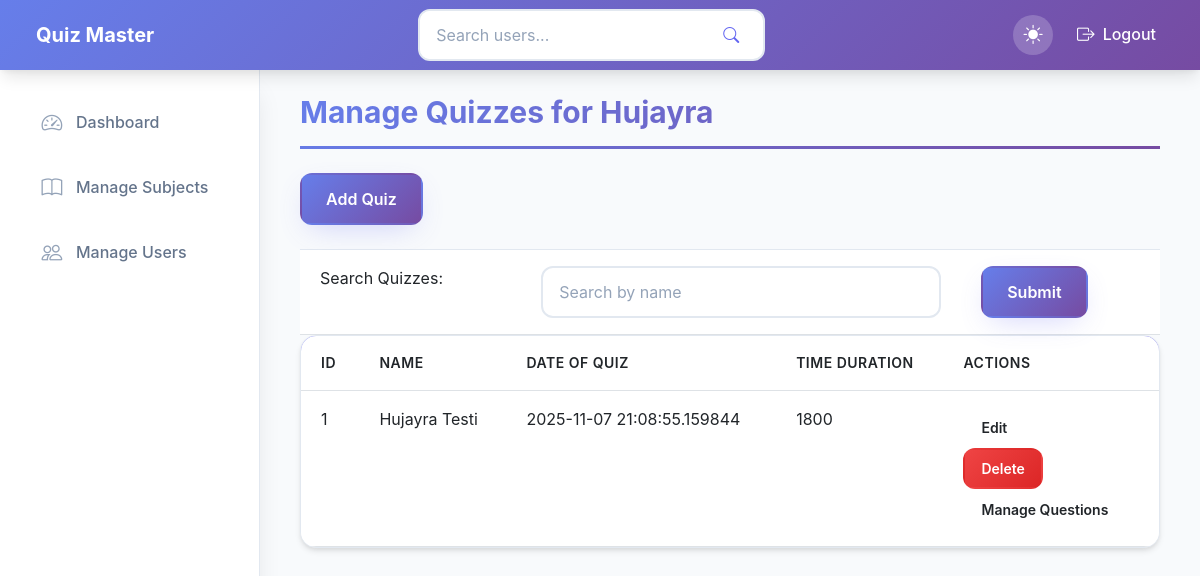
The page /admin/chapter/1/quizzes (signed in) on the database its author committed.
### app/models/chapter.py (models this page shows)
class Chapter(db.Model):
    id = db.Column(db.Integer, primary_key=True)
    name = db.Column(db.String(100), nullable=False)
    description = db.Column(db.Text)
    subject_id = db.Column(db.Integer, db.ForeignKey('subject.id'), nullable=False)
    quizzes = db.relationship('Quiz', backref='chapter', lazy=True)

### app/models/quiz.py (models this page shows)
class Quiz(db.Model):
    id = db.Column(db.Integer, primary_key=True)
    name = db.Column(db.String(100), nullable=False)
    date_of_quiz = db.Column(db.DateTime)
    time_duration = db.Column(db.Integer, default=0)
    chapter_id = db.Column(db.Integer, db.ForeignKey('chapter.id'), nullable=False)
    questions = db.relationship('Question', backref='quiz', lazy=True)
    scores = db.relationship('Score', backref='quiz', lazy=True)

### app/controllers/admin_controller.py (the view, shortened to what this page needs)
@admin_bp.route("/chapter/<int:chapter_id>/quizzes", methods=['GET', 'POST'])
@admin_login_required
def manage_quizzes(chapter_id):
    chapter = Chapter.query.get_or_404(chapter_id)
    if chapter:
        quizzes = chapter.quizzes
        query = request.form.get('query', '')
    else:
        quizzes = []
    return render_template("admin/quiz/manage_quizzes.html",
                           query=query,
                           chapter=chapter,
                           quizzes=quizzes)

### app/controllers/admin_controller.py (called while the page is built)
def admin_login_required(func):
    @wraps(func)
    def decorated_view(*args, **kwargs):
        if not current_user.is_authenticated:
            return login_required(func)(*args, **kwargs)
        if not current_user.is_admin:
            flash("You don't have permission to access this page", category="error")
            return redirect(url_for("home"))
        return func(*args, **kwargs)
    return decorated_view

### app/templates/admin/quiz/manage_quizzes.html (shortened to what this page needs)
{% extends "layout.html" %}
{% block content %}
<h1 class="page-title">Manage Quizzes for {{ chapter.name }}</h1>
<a href="{{ url_for('admin.add_quiz', chapter_id=chapter.id) }}" class="btn btn-primary mb-4">Add Quiz</a>
<form method="post">
    <table class="table">
        <td>Search Quizzes:</td>
        <td>
            <input class="form-control" type="text" name="query" placeholder="Search by name" value="{{ query }}">
        </td>
        <td>
            <button class="btn btn-primary" type="submit">Submit</button>
        </td>
    </table>
</form>
<div class="table-container">
    <table class="table">
    <thead>
        <tr>
            <th>Id</th>
            <th>Name</th>
            <th>Date of Quiz</th>
            <th>Time Duration</th>
            <th colspan="3">Actions</th>
        </tr>
    </thead>
    <tbody>
        {% for quiz in quizzes %}
        <tr>
            <td>{{ quiz.id }}</td>
            <td>{{ quiz.name }}</td>
            <td>{{ quiz.date_of_quiz }}</td>
            <td>{{ quiz.time_duration }}</td>
            <td colspan="3" class="action-buttons">
                <a href="{{ url_for('admin.edit_quiz', chapter_id=chapter.id, quiz_id=quiz.id) }}" class="btn btn-edit btn-sm">Edit</a>
                <form action="{{ url_for('admin.delete_quiz', chapter_id=chapter.id, quiz_id=quiz.id) }}" method="post">
                    <button
                    class="btn btn-danger btn-sm"
                        onclick="return confirm('Are you sure, you want to delete this quiz?')">Delete</button>
                </form>
                <a href="{{ url_for('admin.manage_questions', quiz_id=quiz.id) }}" class="btn btn-view btn-sm">
                    Manage Questions
                </a>
            </td>
        </tr>
        {% endfor %}
    </tbody>
</table>
</div>
{% endblock %}

### rows shown on the page
Chapter: name "Hujayra"
Quiz: id "1", name "Hujayra Testi", date_of_quiz "2025-11-07 21:08:55.159844", time_duration "1800"
